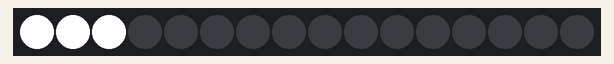
Recording of a sketch running on a simulated Arduino Uno, built with avr-gcc and run on an emulated ATmega328P. Shown: 16 RGB LEDs in strip order, left to right. Random numbers use the default seed unless the sketch sets one.

Above: at 0.6 s.
At 18.99 s:
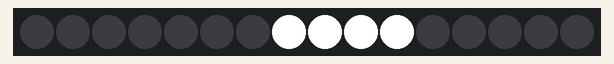
At 38.8 s:
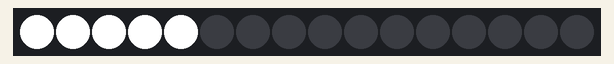

The sketch:

LedStripSnowflake.ino
```cpp
/* LedStripSnowflake: Example Arduino sketch that shows
 * how to make a variable falling snowflake pattern on an
 * Addressable RGB LED Strip.
 *
 * To use this, you will need to plug an Addressable RGB LED
 * strip into pin 12.  After uploading the sketch,
 * you should see a falling white snowflake.
 *
 */

#include <PololuLedStrip.h>

// Create an ledStrip object and specify the pin it will use.
PololuLedStrip<12> ledStrip;

// Create a buffer for holding the colors (3 bytes per color).
#define LED_COUNT 16
#define DELAY 30
rgb_color colours[LED_COUNT];
int length = 2;
int pause = 500;

rgb_color white = (rgb_color){255, 255, 255};
rgb_color black = (rgb_color){0, 0, 0};

int start=LED_COUNT;

void setup()
{
}

void loop()
{
  for(int i = 0; i < LED_COUNT; i++) {
    if(i==start) {
      for(int j = 0; j < length && i < LED_COUNT; i++, j++) {
        colours[i] = white;
      }
    }
    else {
      colours[i] = black;
    }
  }

  // Write the colors to the LED strip.
  ledStrip.write(colours, LED_COUNT);

  delay(DELAY);

  start--;
  if (start <0) {
    start=LED_COUNT;

    pause = random(500, 2000);
    delay(pause);

    length = random(2, 5);
  }
}
```

Measured:
- what the display in image 0 shows lasts 0.8 s, from 0.5 s to 1.3 s
